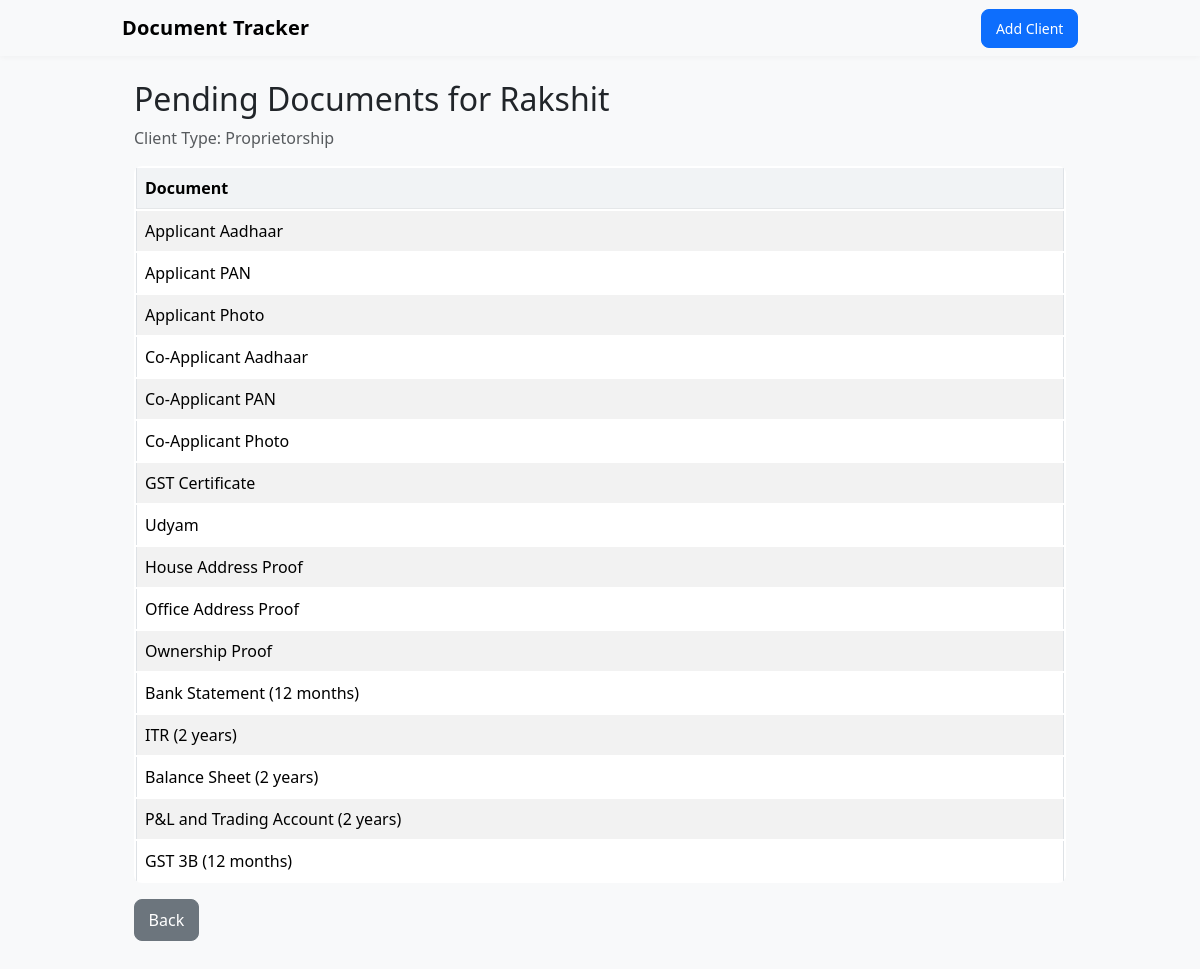
The page /client/1/pending on the database its author committed.
### app.py (models this page shows)
class Client(db.Model):
    id = db.Column(db.Integer, primary_key=True)
    name = db.Column(db.String(200), nullable=False)
    client_type = db.Column(db.String(50), nullable=False)
    documents = db.relationship('ClientDocument', backref='client', cascade='all, delete-orphan')

class ClientDocument(db.Model):
    id = db.Column(db.Integer, primary_key=True)
    client_id = db.Column(db.Integer, db.ForeignKey('client.id'), nullable=False)
    document_id = db.Column(db.Integer, db.ForeignKey('document.id'), nullable=True)
    name = db.Column(db.String(200), nullable=True)
    received = db.Column(db.Boolean, default=False)
    document = db.relationship('Document')

class Document(db.Model):
    id = db.Column(db.Integer, primary_key=True)
    client_type = db.Column(db.String(50), nullable=False)
    name = db.Column(db.String(300), nullable=False)

### app.py (the view)
@app.route('/client/<int:client_id>/pending')
def client_pending(client_id):
    client = Client.query.get_or_404(client_id)
    pending = [cd for cd in client.documents if not cd.received]
    return render_template('pending.html', client=client, pending=pending)

### templates/pending.html
{% extends 'base.html' %}
{% block content %}
    <div class="container mt-4">
        <h2>Pending Documents for {{ client.name }}</h2>
        <p class="text-muted">Client Type: {{ client.client_type }}</p>
        {% if pending %}
            <table class="table table-bordered table-striped">
                <thead>
                    <tr>
                        <th>Document</th>
                    </tr>
                </thead>
                <tbody>
                    {% for cd in pending %}
                    <tr>
                        <td>{{ cd.document.name if cd.document else cd.name}}</td>
                    </tr>
                    {% endfor %}
                </tbody>
            </table>
        {% else %}
            <div class="alert alert-success">All documents have been received.</div>
        {% endif %}
        <a href="{{ url_for('client_detail', client_id=client.id) }}" class="btn btn-secondary">Back</a>
    </div>
{% endblock %}

### static/style.css (style rules this page uses)
body { padding-bottom: 40px; background-color: #f8f9fa; font-family: system-ui, -apple-system, "Segoe UI", Roboto, "Helvetica Neue", Arial; color: #212529; }
.container { max-width: 980px; }
.btn { border-radius: 8px; padding: 0.5rem 0.85rem; }
.table { background: #ffffff; border-radius: 8px; overflow: hidden; border-collapse: separate; }
.table thead th { background: #f1f3f5; border-bottom: 1px solid rgba(0,0,0,0.05); font-weight: 600; }
.table-striped tbody tr:nth-of-type(odd) { background-color: #fbfbfc; }

### rows shown on the page
Client: name "Rakshit", client_type "Proprietorship"
ClientDocument: document "Applicant Aadhaar"
ClientDocument: document "Applicant PAN"
ClientDocument: document "Applicant Photo"
ClientDocument: document "Co-Applicant Aadhaar"
ClientDocument: document "Co-Applicant PAN"
ClientDocument: document "Co-Applicant Photo"
ClientDocument: document "GST Certificate"
ClientDocument: document "Udyam"
ClientDocument: document "House Address Proof"
ClientDocument: document "Office Address Proof"
ClientDocument: document "Ownership Proof"
ClientDocument: document "Bank Statement (12 months)"
ClientDocument: document "ITR (2 years)"
ClientDocument: document "Balance Sheet (2 years)"
ClientDocument: document "P&L and Trading Account (2 years)"
ClientDocument: document "GST 3B (12 months)"
